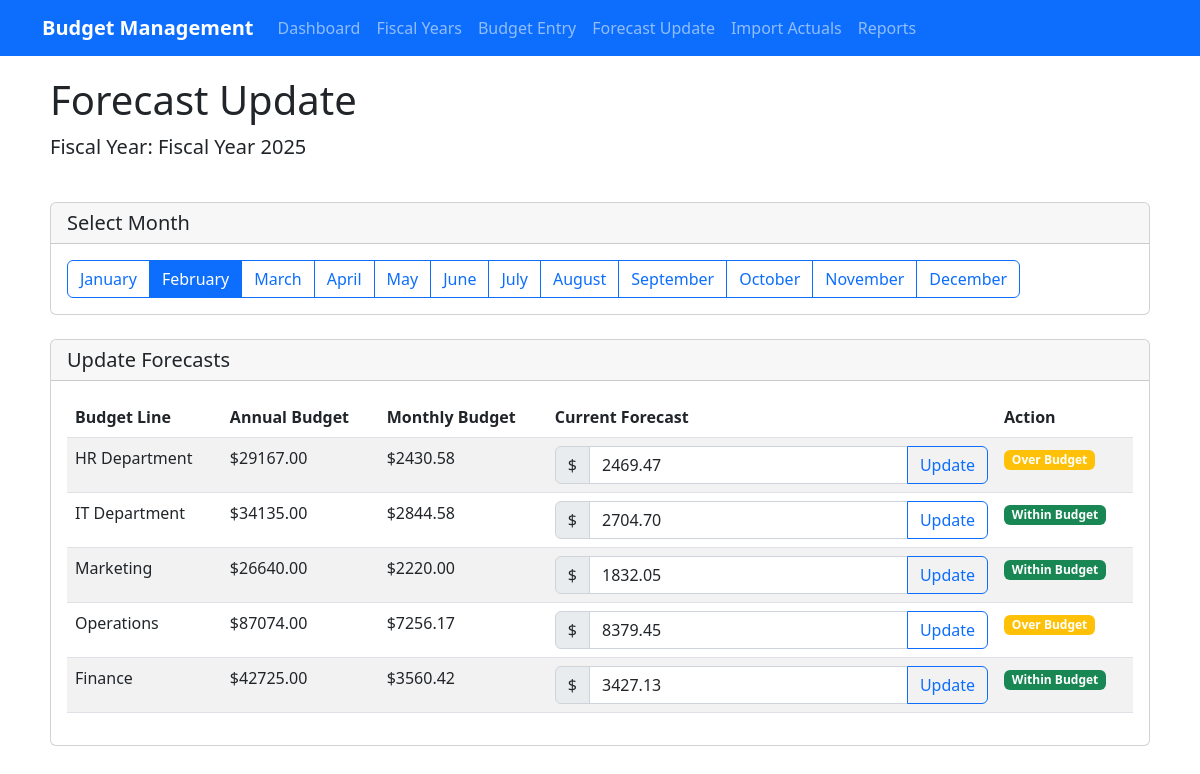
/forecast/, run on the app's committed database.
### budget_app/models.py (models this page shows, shortened)
class FiscalYear(models.Model):
    year = models.IntegerField(unique=True)
    is_active = models.BooleanField(default=False)
    created_at = models.DateTimeField(auto_now_add=True)
    def __str__(self):
        return f"Fiscal Year {self.year}"

class ForecastEntry(models.Model):
    MONTHS = [
        (1, 'January'), (2, 'February'), (3, 'March'),
        (4, 'April'), (5, 'May'), (6, 'June'),
        (7, 'July'), (8, 'August'), (9, 'September'),
        (10, 'October'), (11, 'November'), (12, 'December')
    ]
    budget_entry = models.ForeignKey(BudgetEntry, on_delete=models.CASCADE, related_name='forecasts')
    month = models.IntegerField(choices=MONTHS)
    amount = models.DecimalField(max_digits=14, decimal_places=2)
    updated_at = models.DateTimeField(auto_now=True)
    class Meta:
        unique_together = ('budget_entry', 'month')

class BudgetLine(models.Model):
    name = models.CharField(max_length=255)
    description = models.TextField(blank=True, null=True)
    gl_accounts = models.ManyToManyField(GLAccount, related_name='budget_lines')

class BudgetEntry(models.Model):
    fiscal_year = models.ForeignKey(FiscalYear, on_delete=models.CASCADE)
    budget_line = models.ForeignKey(BudgetLine, on_delete=models.CASCADE)
    annual_amount = models.DecimalField(max_digits=14, decimal_places=2)
    created_at = models.DateTimeField(auto_now_add=True)
    updated_at = models.DateTimeField(auto_now=True)
    class Meta:
        unique_together = ('fiscal_year', 'budget_line')

### budget_app/views.py (the view, shortened to what this page needs)
# urls.py: path('forecast/', views.ForecastUpdateView.as_view(), name='forecast_update'),
class ForecastUpdateView(View):
    def get(self, request):
        try:
            active_year = FiscalYear.objects.get(is_active=True)
        except FiscalYear.DoesNotExist:
            messages.error(request, "No active fiscal year found. Please create one first.")
            return redirect('budget_app:fiscal_year_create')
        month = request.GET.get('month', timezone.now().month)
        month = int(month)
        budget_entries = BudgetEntry.objects.filter(fiscal_year=active_year)
        forecasts = []
        for entry in budget_entries:
            try:
                forecast = ForecastEntry.objects.get(budget_entry=entry, month=month)
            except ForecastEntry.DoesNotExist:
                forecast = ForecastEntry.objects.create(
                    budget_entry=entry,
                    month=month,
                    amount=entry.annual_amount / 12
                )
            forecasts.append({
                'budget_line': entry.budget_line.name,
                'budget_amount': entry.annual_amount,
                'forecast': forecast,
                'form': ForecastEntryForm(instance=forecast)
            })
        return render(request, 'budget_app/forecast_update.html', {
            'active_year': active_year,
            'current_month': month,
            'months': ForecastEntry.MONTHS,
            'forecasts': forecasts,
        })

### budget_app/templatetags/custom_filters.py (called while the page is built)
@register.filter
def div(value, arg):
    try:
        return float(value) / float(arg)
    except (ValueError, ZeroDivisionError):
        return 0

### budget_app/templates/budget_app/forecast_update.html (shortened to what this page needs)
{% extends 'budget_app/base.html' %}
{% load widget_tweaks %}
{% load custom_filters %}
{% block content %}
<div class="row mb-4">
    <div class="col">
        <h1>Forecast Update</h1>
        <p class="lead">Fiscal Year: {{ active_year }}</p>
    </div>
</div>
<div class="row mb-4">
    <div class="col">
        <div class="card">
            <div class="card-header">
                <h5 class="card-title mb-0">Select Month</h5>
            </div>
            <div class="card-body">
                <div class="btn-group">
                    {% for month_num, month_name in months %}
                    <a href="?month={{ month_num }}"
                       class="btn btn-outline-primary {% if current_month == month_num %}active{% endif %}">
                        {{ month_name }}
                    </a>
                    {% endfor %}
                </div>
            </div>
        </div>
    </div>
</div>
<div class="row">
    <div class="col">
        <div class="card">
            <div class="card-header">
                <h5 class="card-title mb-0">Update Forecasts</h5>
            </div>
            <div class="card-body">
                {% if forecasts %}
                <div class="table-responsive">
                    <table class="table table-striped">
                        <thead>
                            <tr>
                                <th>Budget Line</th>
                                <th>Annual Budget</th>
                                <th>Monthly Budget</th>
                                <th>Current Forecast</th>
                                <th>Action</th>
                            </tr>
                        </thead>
                        <tbody>
                            {% for item in forecasts %}
                            <tr>
                                <td>{{ item.budget_line }}</td>
                                <td>${{ item.budget_amount|floatformat:2 }}</td>
                                <td>${{ item.budget_amount|div:12|floatformat:2 }}</td>
                                <td>
                                    <form method="post" class="forecast-form">
                                        <div class="input-group">
                                            <span class="input-group-text">$</span>
                                            {{ item.form.amount|attr:"class:form-control" }}
                                            <button type="submit" class="btn btn-outline-primary">Update</button>
                                        </div>
                                    </form>
                                </td>
                                <td>
                                    <span class="badge {% if item.forecast.amount > item.budget_amount|div:12 %}bg-warning{% else %}bg-success{% endif %}">
                                        {% if item.forecast.amount > item.budget_amount|div:12 %}
                                            Over Budget
                                        {% else %}
                                            Within Budget
                                        {% endif %}
                                    </span>
                                </td>
                            </tr>
                            {% endfor %}
                        </tbody>
                    </table>
                </div>
                {% else %}
                <p class="text-muted">No forecasts found for the selected month.</p>
                {% endif %}
            </div>
        </div>
    </div>
</div>
{% endblock %}

### data on the page
FiscalYear: year "Fiscal Year 2025"
ForecastEntry: budget_line "HR Department", budget_amount "29167.00", budget_amount|div "2430.58", amount "2469.47", shows "Over Budget"
ForecastEntry: budget_line "IT Department", budget_amount "34135.00", budget_amount|div "2844.58", amount "2704.70", shows "Within Budget"
ForecastEntry: budget_line "Marketing", budget_amount "26640.00", budget_amount|div "2220.00", amount "1832.05", shows "Within Budget"
ForecastEntry: budget_line "Operations", budget_amount "87074.00", budget_amount|div "7256.17", amount "8379.45", shows "Over Budget"
ForecastEntry: budget_line "Finance", budget_amount "42725.00", budget_amount|div "3560.42", amount "3427.13", shows "Within Budget"

### other printed values
{{ month_name }} "January" "February" "March" "April" "May" "June" "July" "August" "September" "October" "November" "December"
